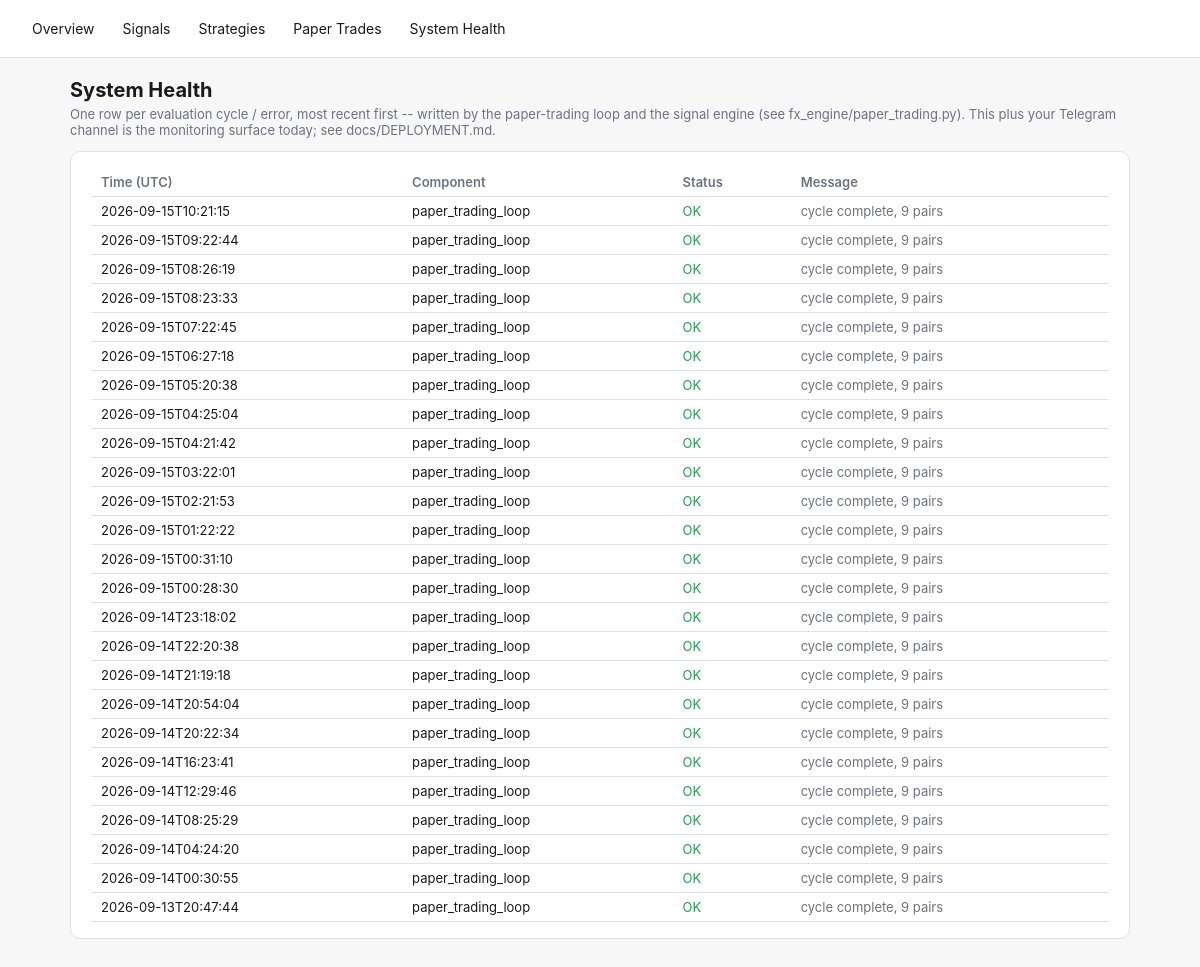
/health, run on an earlier commit of the app's database.
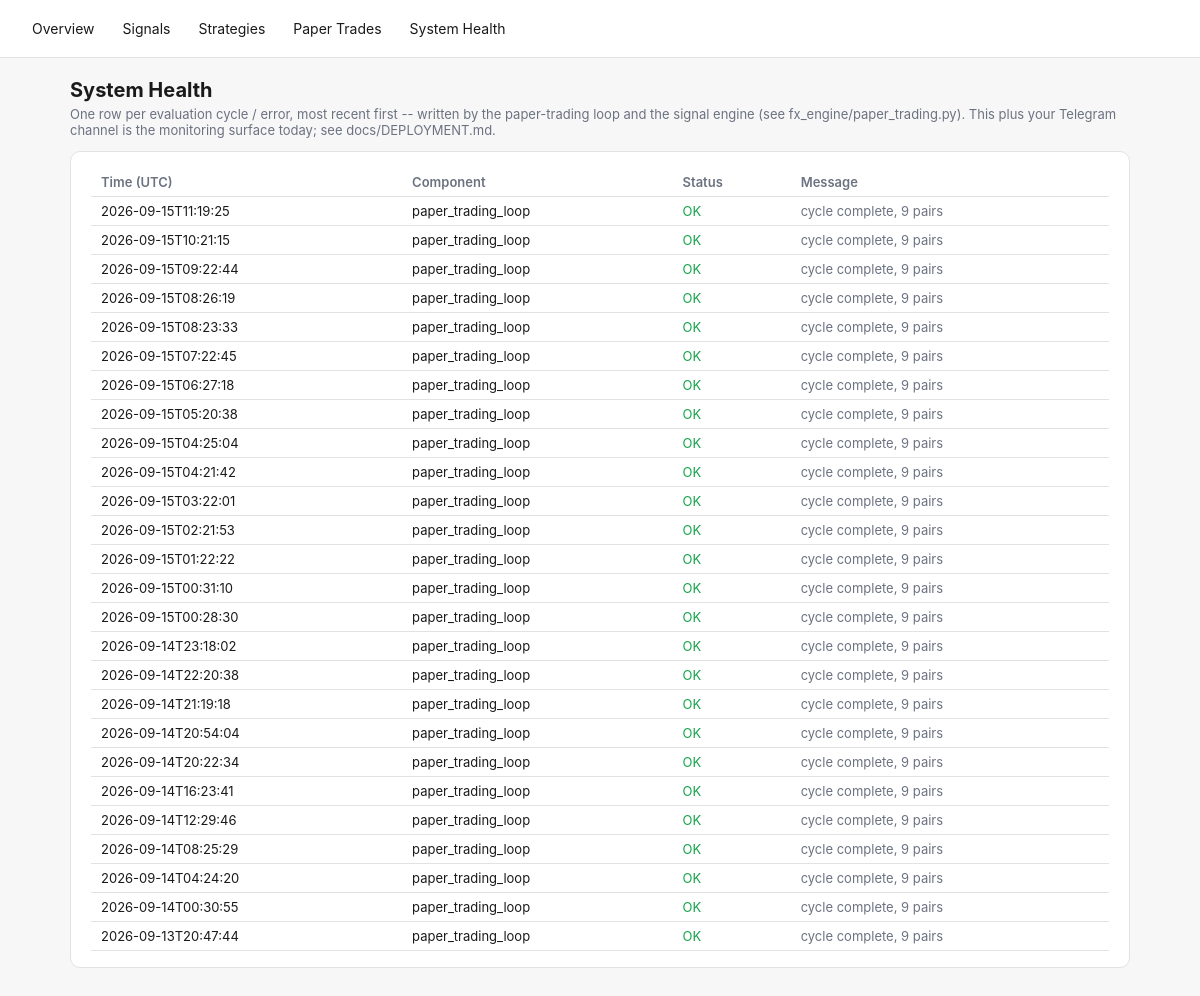
And on a later commit of the database.
### tables this page shows
CREATE TABLE system_health (
    id INTEGER PRIMARY KEY AUTOINCREMENT,
    component TEXT NOT NULL,
    status TEXT NOT NULL,       -- OK | WARN | ERROR
    message TEXT,
    checked_at TEXT NOT NULL
);

### fx_engine/dashboard.py (the view)
    @app.route("/health")
    def health_page():
        return render_template("health.html", health=get_db().recent_health(limit=100))

### fx_engine/db.py (called while the page is built)
    @contextmanager
    def _conn(self):
        conn = sqlite3.connect(self.path)
        conn.row_factory = sqlite3.Row
        try:
            yield conn
            conn.commit()
        finally:
            conn.close()

    def recent_health(self, limit: int = 50) -> list[dict]:
        with self._conn() as conn:
            rows = conn.execute(
                "SELECT * FROM system_health ORDER BY id DESC LIMIT ?", (limit,),
            ).fetchall()
        return [dict(r) for r in rows]

### fx_engine/templates/health.html (shortened to what this page needs)
{% extends "base.html" %}
{% block content %}
<h1>System Health</h1>
<p class="lede">One row per evaluation cycle / error, most recent first -- written by the paper-trading loop
and the signal engine (see fx_engine/paper_trading.py). This plus your Telegram channel is the monitoring
surface today; see docs/DEPLOYMENT.md.</p>
<div class="card">
  <div class="overflow">
  <table>
    <tr><th>Time (UTC)</th><th>Component</th><th>Status</th><th>Message</th></tr>
    {% for h in health %}
    <tr>
      <td>{{ h.checked_at[:19] }}</td>
      <td>{{ h.component }}</td>
      <td class="{{ 'ok' if h.status=='OK' else ('warn' if h.status=='WARN' else 'error') }}">{{ h.status }}</td>
      <td class="muted">{{ h.message }}</td>
    </tr>
    {% else %}
    <tr><td colspan="4" class="muted">No health checks logged yet.</td></tr>
    {% endfor %}
  </table>
  </div>
</div>
{% endblock %}

What changed in the data, as far as the page shows it:
added system_health: checked_at "2026-09-15T11:19:25", component "paper_trading_loop", status "OK", message "cycle complete, 9 pairs"
